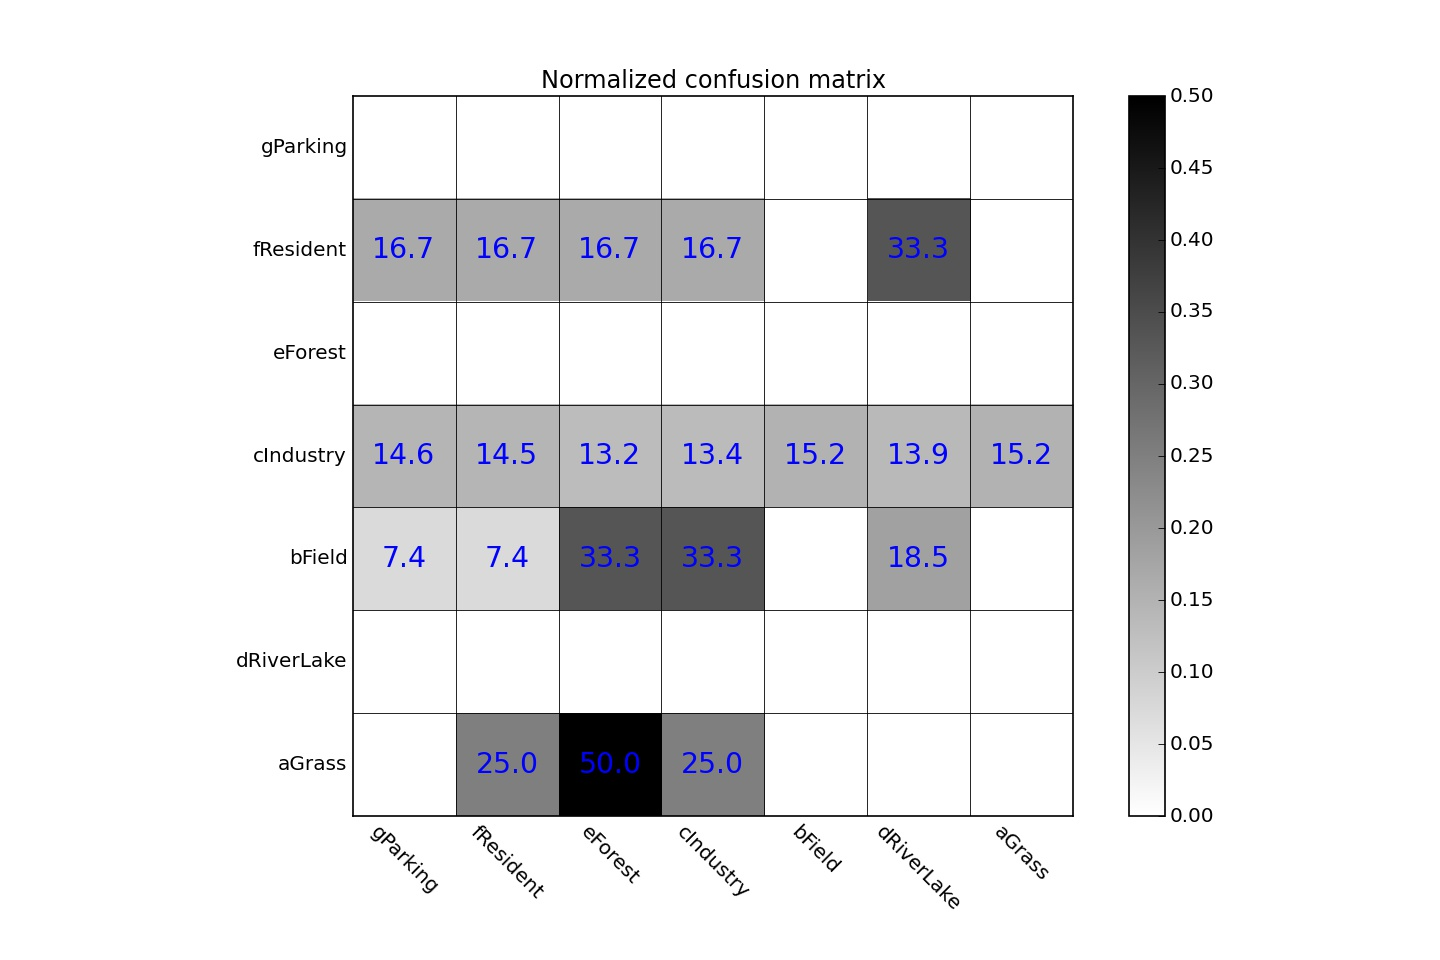

The script that saved this image:
"""
compute confusion matrix
labels.txt: contain label name.
predict.txt: predict_label true_label
"""
from sklearn.metrics import confusion_matrix
import matplotlib.pyplot as plt
import numpy as np
#load labels.
labels = []
file = open('classnames.txt', 'r')
lines = file.readlines()
for line in lines:
    labels.append(line.strip())
file.close()

y_true = []
y_pred = []
# load true and predict labels.
file = open('labels.txt', 'r')
lines = file.readlines()
for line in lines:
    y_true.append(int(line.split(" ")[1].strip()))
    y_pred.append(int(line.split(" ")[0].strip()))
file.close()
tick_marks = np.array(range(len(labels))) + 0.5
def plot_confusion_matrix(cm, title='Confusion Matrix', cmap = plt.cm.binary):
    plt.imshow(cm, interpolation='nearest', cmap=cmap)
    plt.title(title)
    plt.colorbar()
    xlocations = np.array(range(len(labels)))
    plt.xticks(xlocations, labels, rotation=-45)
    plt.yticks(xlocations, labels)
#    plt.ylabel('True label')
#    plt.xlabel('Predicted label')
cm = confusion_matrix(y_true, y_pred)
print cm
np.set_printoptions(precision=2)
cm_normalized = cm.astype('float')/cm.sum(axis=1)[:, np.newaxis]
print cm_normalized
plt.figure(figsize=(12, 8), dpi=120)
# set the fontsize of label.
# for label in plt.gca().xaxis.get_ticklabels():
#    label.set_fontsize(8)
# text portion
ind_array = np.arange(len(labels))
x, y = np.meshgrid(ind_array, ind_array)

for x_val, y_val in zip(x.flatten(), y.flatten()):
    c = cm_normalized[y_val][x_val]*100
    if (c > 0.01):
        plt.text(x_val, y_val, "%0.1f" %(c,), color='blue', fontsize=17, va='center', ha='center')
# offset the tick
plt.gca().set_xticks(tick_marks, minor=True)
plt.gca().set_yticks(tick_marks, minor=True)
plt.gca().xaxis.set_ticks_position('none')
plt.gca().yaxis.set_ticks_position('none')
plt.grid(True, which='minor', linestyle='-')
plt.gcf().subplots_adjust(bottom=0.15)

plot_confusion_matrix(cm_normalized, title='Normalized confusion matrix')

plt.savefig('confusion_matrix.jpg', dpi=120)
plt.savefig('confusion_matrix.eps', dpi=120)
# show confusion matrix
plt.show()